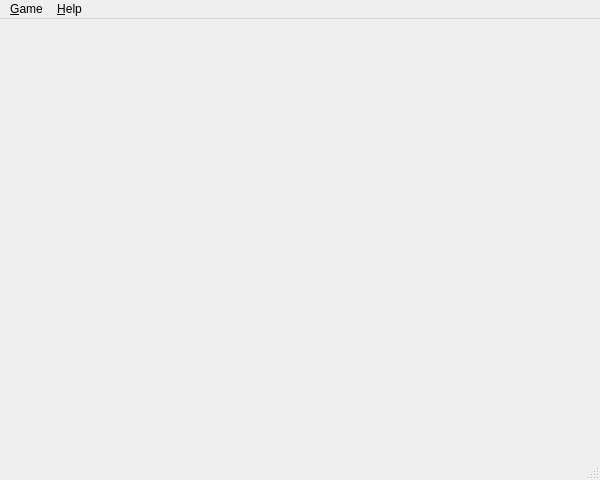
<?xml version="1.0" encoding="UTF-8"?>
<ui version="4.0">
 <class>CStackAndConquer</class>
 <widget class="QMainWindow" name="CStackAndConquer">
  <property name="geometry">
   <rect>
    <x>0</x>
    <y>0</y>
    <width>600</width>
    <height>480</height>
   </rect>
  </property>
  <property name="sizePolicy">
   <sizepolicy hsizetype="Preferred" vsizetype="Preferred">
    <horstretch>0</horstretch>
    <verstretch>0</verstretch>
   </sizepolicy>
  </property>
  <property name="minimumSize">
   <size>
    <width>600</width>
    <height>480</height>
   </size>
  </property>
  <property name="maximumSize">
   <size>
    <width>600</width>
    <height>480</height>
   </size>
  </property>
  <property name="windowTitle">
   <string notr="true">StackAndConquer</string>
  </property>
  <property name="windowIcon">
   <iconset resource="res/stackandconquer_resources.qrc">
    <normaloff>:/images/stackandconquer_64x64.png</normaloff>:/images/stackandconquer_64x64.png</iconset>
  </property>
  <property name="locale">
   <locale language="English" country="UnitedKingdom"/>
  </property>
  <widget class="QWidget" name="centralWidget"/>
  <widget class="QMenuBar" name="menuBar">
   <property name="geometry">
    <rect>
     <x>0</x>
     <y>0</y>
     <width>600</width>
     <height>30</height>
    </rect>
   </property>
   <widget class="QMenu" name="menuGame">
    <property name="title">
     <string>&amp;Game</string>
    </property>
    <addaction name="action_NewGame"/>
    <addaction name="action_LoadGame"/>
    <addaction name="action_SaveGame"/>
    <addaction name="separator"/>
    <addaction name="action_Preferences"/>
    <addaction name="separator"/>
    <addaction name="action_Quit"/>
   </widget>
   <widget class="QMenu" name="menu_Help">
    <property name="title">
     <string>&amp;Help</string>
    </property>
    <addaction name="action_ReportBug"/>
    <addaction name="action_Info"/>
   </widget>
   <addaction name="menuGame"/>
   <addaction name="menu_Help"/>
  </widget>
  <widget class="QStatusBar" name="statusBar"/>
  <action name="action_NewGame">
   <property name="text">
    <string>&amp;New game</string>
   </property>
   <property name="toolTip">
    <string>New game</string>
   </property>
  </action>
  <action name="action_Quit">
   <property name="text">
    <string>&amp;Quit</string>
   </property>
  </action>
  <action name="action_Info">
   <property name="text">
    <string>&amp;About</string>
   </property>
  </action>
  <action name="action_SaveGame">
   <property name="enabled">
    <bool>false</bool>
   </property>
   <property name="text">
    <string>&amp;Save game</string>
   </property>
   <property name="toolTip">
    <string>Save game</string>
   </property>
  </action>
  <action name="action_LoadGame">
   <property name="text">
    <string>&amp;Load game</string>
   </property>
   <property name="toolTip">
    <string>Load game</string>
   </property>
  </action>
  <action name="action_ReportBug">
   <property name="text">
    <string>Report &amp;bug</string>
   </property>
  </action>
  <action name="action_Preferences">
   <property name="text">
    <string>S&amp;ettings</string>
   </property>
  </action>
 </widget>
 <layoutdefault spacing="6" margin="11"/>
 <resources>
  <include location="res/stackandconquer_resources.qrc"/>
 </resources>
 <connections/>
</ui>
